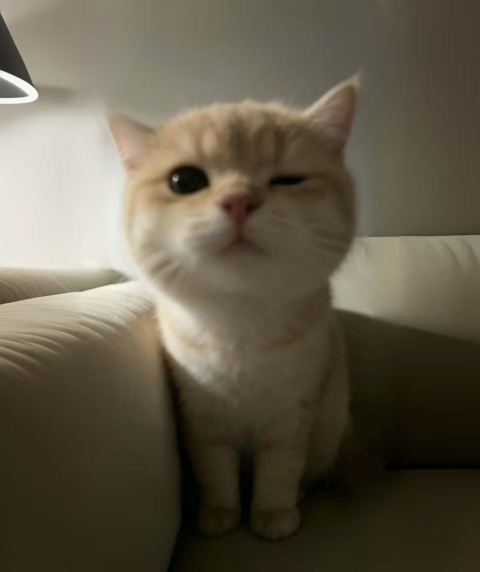
#> input picture data/test.jpg, 960 x 1144 px, found by its file name (shown at 1/2 size)
$ python exp02_geometric_arithmetic_transforms.py
#> lines starting #> are read from the running program, lines starting #| are printed output that depends on the picture
import cv2
import matplotlib.pyplot as plt
import numpy as np
from matplotlib.gridspec import GridSpec

plt.rcParams["font.sans-serif"] = ["SimHei"]

img_origin = cv2.imread("data/test.jpg")
#> img_origin is the input picture: shape (1144, 960, 3); mean B, G, R 73, 90, 98.1
img_origin = cv2.cvtColor(img_origin, cv2.COLOR_BGR2RGB)
img2=img_origin.copy()
h, w = img_origin.shape[:2]
#> h = 1144; w = 960
H,W,C = img_origin.shape
#> H = 1144; W = 960; C = 3

# 下采样、上采样
img_down = cv2.resize(img_origin, (w//2, h//2), interpolation=cv2.INTER_AREA)
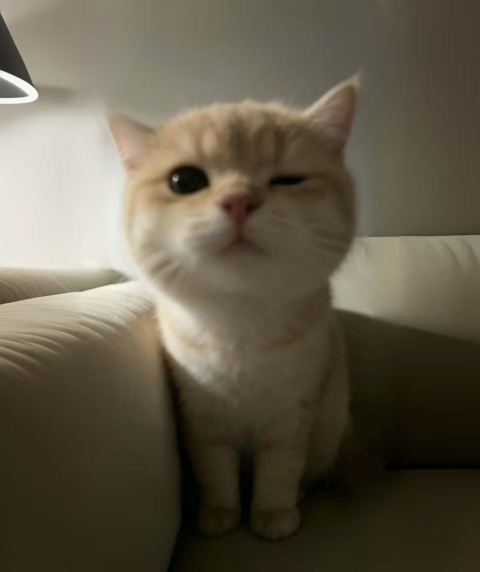
#> img_down: shape (572, 480, 3); mean R, G, B 98.2, 90.1, 73.1
img_up = cv2.resize(img_down, (w, h), interpolation=cv2.INTER_CUBIC)
#加减乘除
img_add = cv2.add(img_origin,40)
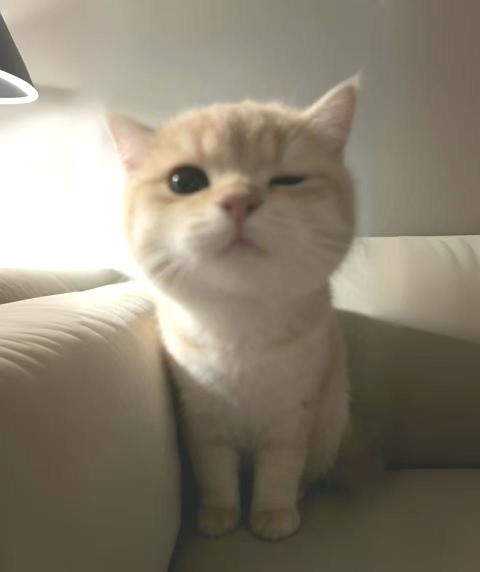
#> img_add: shape (1144, 960, 3) (shown at 1/2 size); mean R, G, B 137.2, 129.2, 112.8
img_sub = cv2.subtract(img_origin,40)
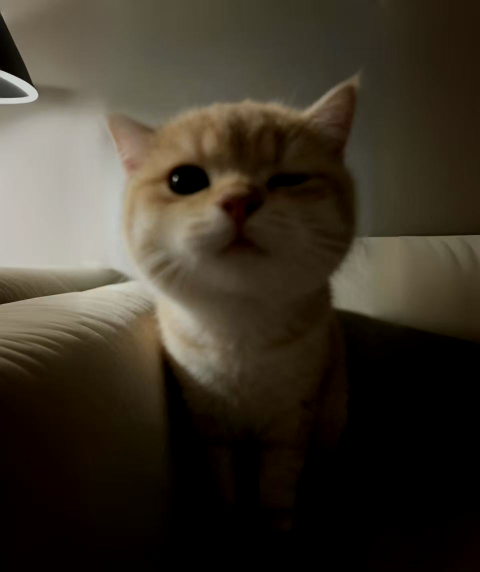
#> img_sub: shape (1144, 960, 3) (shown at 1/2 size); mean R, G, B 60.5, 53.1, 41.1
img_mul = cv2.multiply(img_origin,1.3)
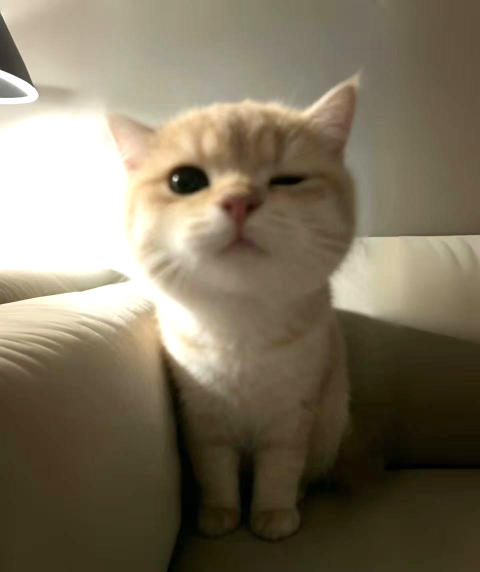
#> img_mul: shape (1144, 960, 3) (shown at 1/2 size); mean R, G, B 124.2, 114, 93.1
img_div = cv2.divide(img_origin,1.3)
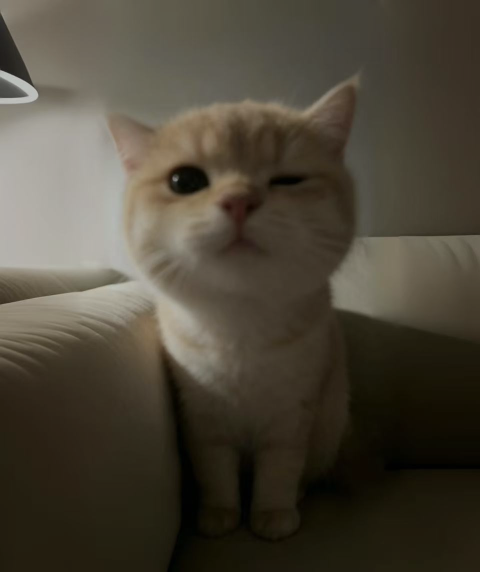
#> img_div: shape (1144, 960, 3) (shown at 1/2 size); mean R, G, B 75.5, 69.2, 56.2
#平移
def my_translate(src, tx, ty):
#> called with tx = 100, ty = 50
    H, W, C = src.shape
#> H = 1144; W = 960; C = 3
    dst = np.zeros_like(src)   # 创建全黑输出图
    # 遍历输出图每个像素 (y,x)
    for y_dst in range(H):
        for x_dst in range(W):
            # 反向映射：输出坐标 → 原图坐标
            x_src = x_dst - tx
            y_src = y_dst - ty
            # 判断是否在原图范围内
            if 0 <= x_src < W and 0 <= y_src < H:
                dst[y_dst, x_dst] = src[y_src, x_src]
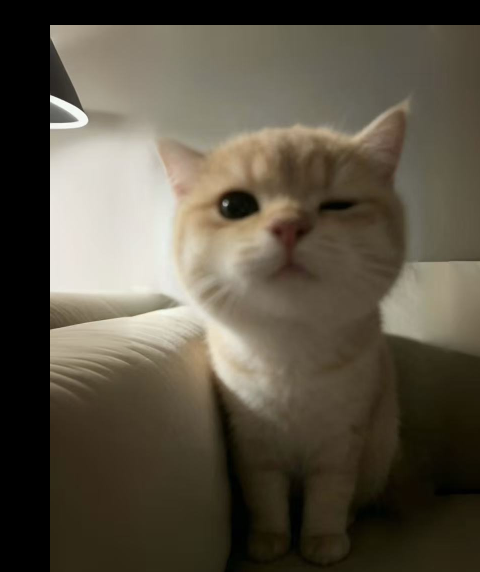
#> dst: shape (1144, 960, 3) (shown at 1/2 size); mean R, G, B 89.9, 82.8, 68.2
            # 超出范围保持黑色0
    return dst

img_my_trans = my_translate(img_origin, tx=100, ty=50)
#旋转
def my_rotate(src, angle_deg):
#> called with angle_deg = 45
    H, W, C = src.shape
#> H = 1144; W = 960; C = 3
    dst = np.zeros_like(src)
    cx = W / 2
#> cx = 480
    cy = H / 2
#> cy = 572
    theta = np.radians(angle_deg)
    cos_ = np.cos(theta)
    sin_ = np.sin(theta)

    # 遍历输出图像每一个像素
    for y_dst in range(H):
        for x_dst in range(W):
            # 逆变换，输出坐标映射回原图坐标
            xd = x_dst - cx
            yd = y_dst - cy
            x_src = xd * cos_ + yd * sin_ + cx
            y_src = -xd * sin_ + yd * cos_ + cy

            # 最近邻插值：取四舍五入整数像素
            x_nn = round(x_src)
            y_nn = round(y_src)

            # 判断坐标是否合法
            if 0 <= x_nn < W and 0 <= y_nn < H:
                dst[y_dst, x_dst] = src[y_nn, x_nn]
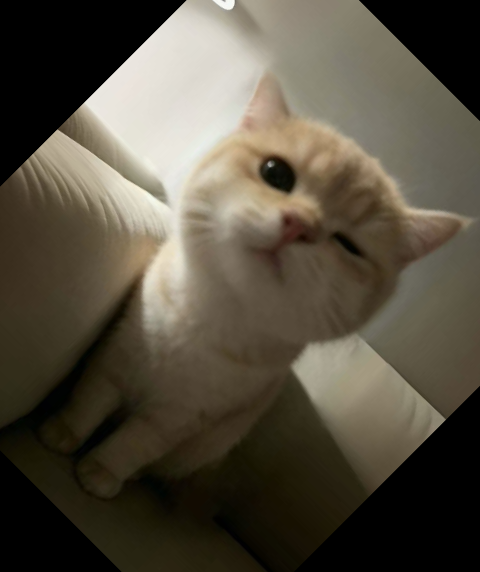
#> dst: shape (1144, 960, 3) (shown at 1/2 size); mean R, G, B 85, 78.2, 64.1
    return dst


img_my_rot = my_rotate(img_origin, 45)  #逆时针45度

fig = plt.figure(figsize=(7, 10))
# 3行1列，高度比例4 : 2 :1，实现图片一大一中一小
gs = GridSpec(3, 1, height_ratios=[4, 2, 1])

ax1 = fig.add_subplot(gs[0])
ax1.imshow(img_up)
ax1.set_title("up")
ax1.axis("off")

ax2 = fig.add_subplot(gs[1])
ax2.imshow(img_origin)
ax2.set_title("original")
ax2.axis("off")

ax3 = fig.add_subplot(gs[2])
ax3.imshow(img_down)
ax3.set_title("down")
ax3.axis("off")

plt.figure(figsize=(7, 10))

plt.subplot(2,2,1)
plt.title("加")
plt.imshow(img_add)
plt.axis("off")

plt.subplot(2,2,2)
plt.title("减")
plt.imshow(img_sub)
plt.axis("off")

plt.subplot(2,2,3)
plt.title("乘")
plt.imshow(img_mul)
plt.axis("off")

plt.subplot(2,2,4)
plt.title("除")
plt.imshow(img_div)
plt.axis("off")

plt.figure(figsize=(7, 10))

plt.subplot(1,2,1)
plt.title("平移")
plt.imshow(img_my_trans)
plt.axis("off")

plt.subplot(1,2,2)
plt.title("旋转")
plt.imshow(img_my_rot)
plt.axis("off")
plt.tight_layout()
plt.show()
